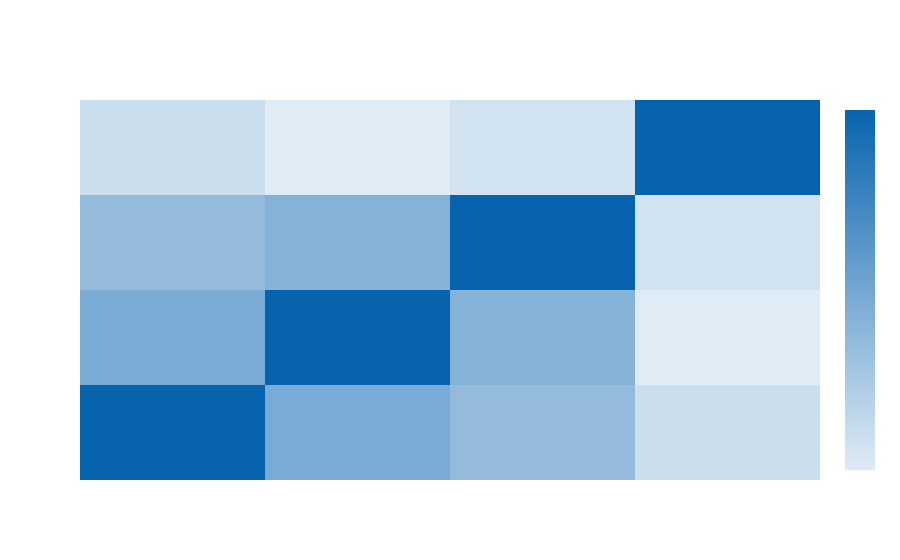

The notebook cell this image was saved under:
### Code cell
###TOTAL
import plotly.graph_objects as go
labels1=corr_1.columns
fig = go.Figure(go.Heatmap(
    z= mxc1,
    x=labels1,
    y=labels1,
    colorscale= [
        [0, 'rgb(223,235,245)'],        #0
       
        [1., 'rgb(8,99,174)'],             #100000

    ],
    colorbar= dict(
        tick0= 0,
        tickmode= 'array',
        tickvals= [0, 1000, 10000, 100000]
    )
))

fig.update_layout(yaxis={'visible': False, 'showticklabels': False})
fig.update_layout(xaxis={'visible': False, 'showticklabels': False})


fig.show()

### Figure 1 — Plotly figure (JSON) as saved in the notebook; plotly's stock layout.template omitted (floating-point values rounded to 4 significant figures)
{"data": [{"colorbar": {"tick0": 0, "tickmode": "array", "tickvals": [0, 1000, 10000, 100000]}, "colorscale": [[0, "rgb(223,235,245)"], [1, "rgb(8,99,174)"]], "type": "heatmap", "x": ["A INNOVATION STRATEGY - 4: As a whole / in summary, the plans and governing documents we have for innovation provide the right conditions for innovation work", "B ORGANIZATION - 12: As a whole / in summary, the organization provides the right conditions for innovation work", "C INNOVATION PROJECT - 16: As a whole / in summary, there are good conditions to run innovation projects from \"ear to loaf\"", "D VALUE NETWORK - 19: As a whole / in summary, our authority has an external collaboration that creates the right conditions for innovation work"], "y": ["A INNOVATION STRATEGY - 4: As a whole / in summary, the plans and governing documents we have for innovation provide the right conditions for innovation work", "B ORGANIZATION - 12: As a whole / in summary, the organization provides the right conditions for innovation work", "C INNOVATION PROJECT - 16: As a whole / in summary, there are good conditions to run innovation projects from \"ear to loaf\"", "D VALUE NETWORK - 19: As a whole / in summary, our authority has an external collaboration that creates the right conditions for innovation work"], "z": [[1, 0.7167, 0.6533, 0.5185], [0.7167, 1, 0.6885, 0.4657], [0.6533, 0.6885, 1, 0.5013], [0.5185, 0.4657, 0.5013, 1]]}], "layout": {"autosize": true, "xaxis": {"autorange": true, "range": [-0.5, 3.5], "showticklabels": false, "type": "category", "visible": false}, "yaxis": {"autorange": true, "range": [-0.5, 3.5], "showticklabels": false, "type": "category", "visible": false}}}
